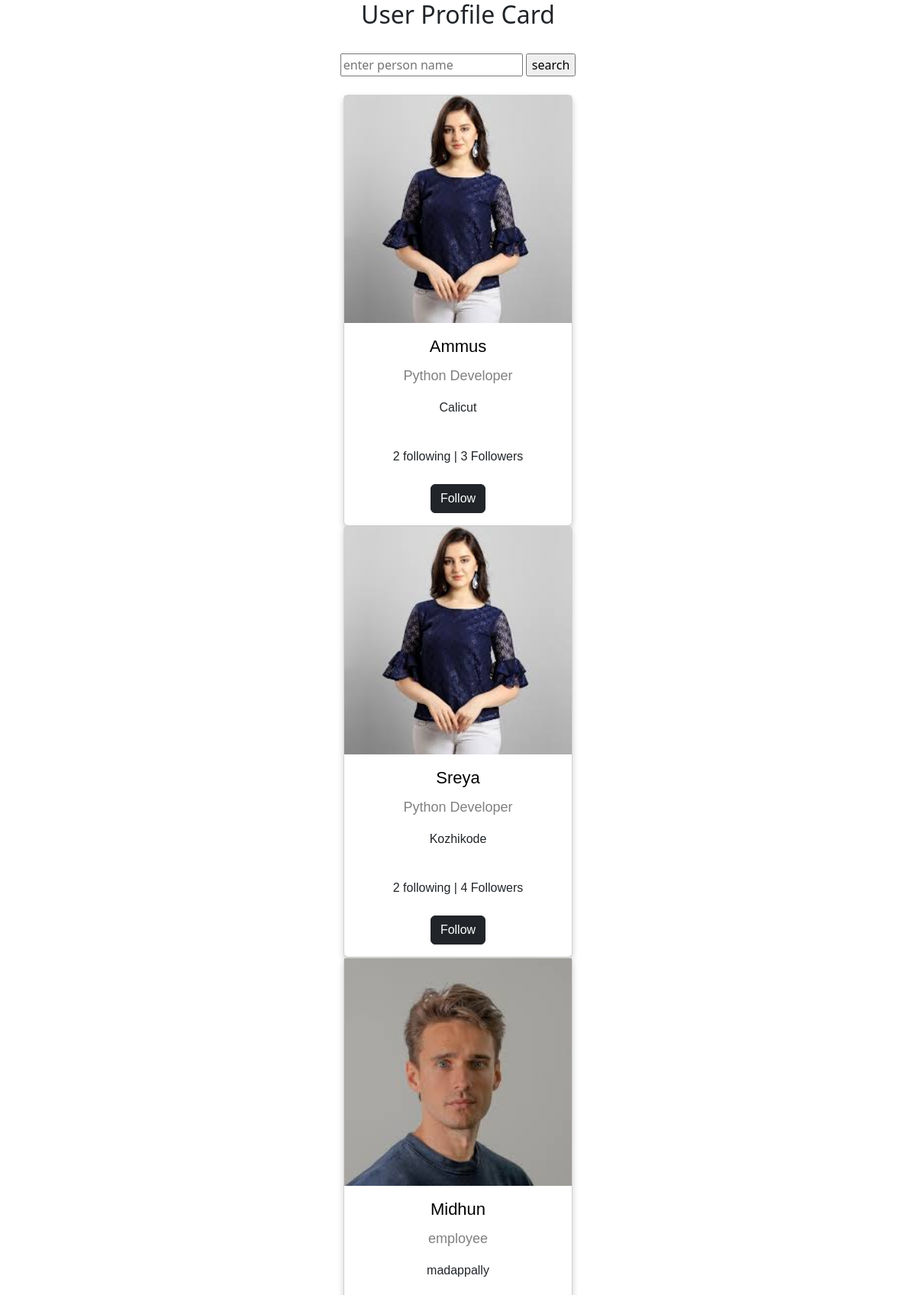
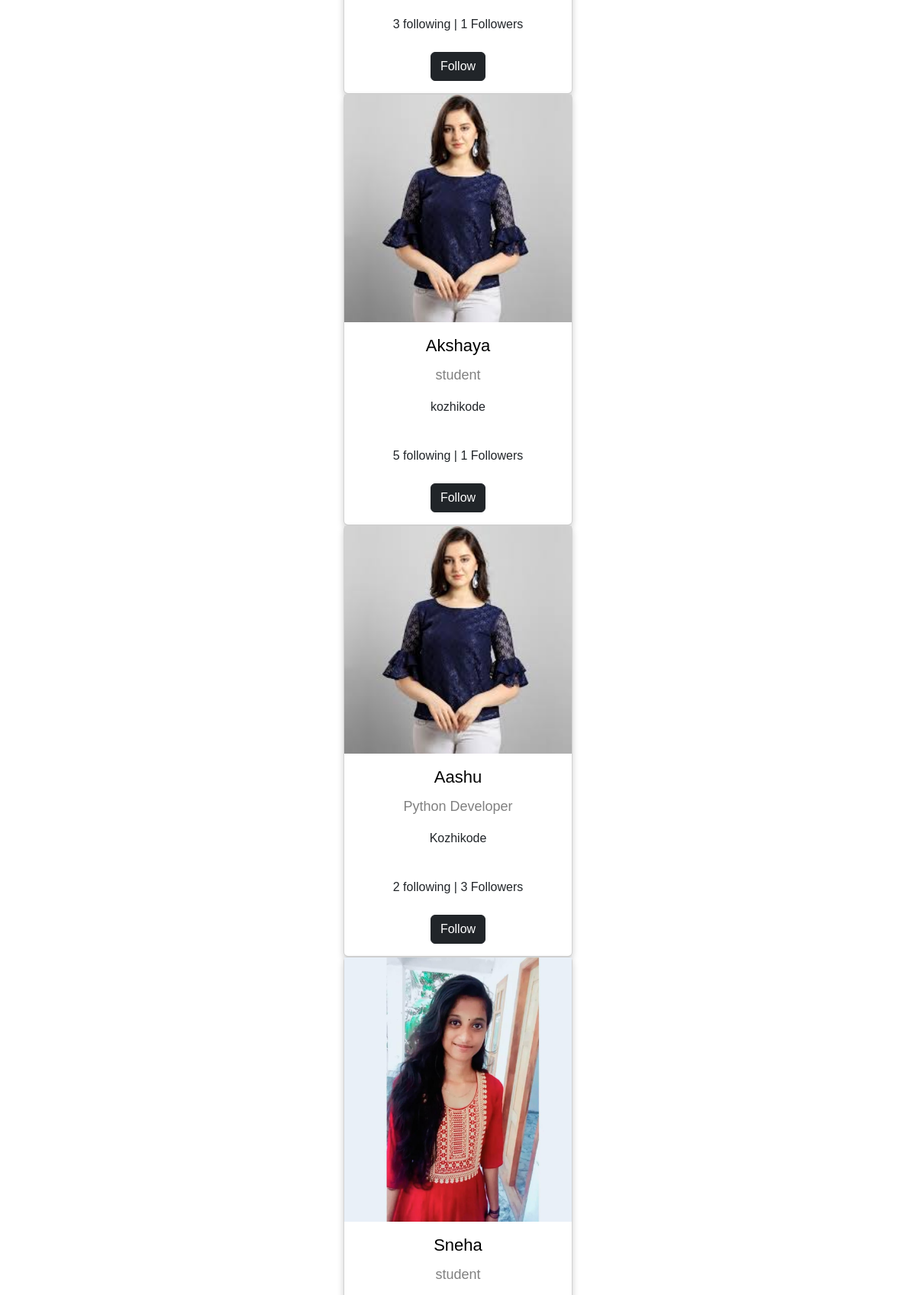
/profile/all/ (signed in, upper part), run on the app's committed database (2 pictures, top to bottom).
### myapp/models.py (models this page shows, shortened)
class UserProfile(models.Model):
    user=models.OneToOneField(User,on_delete=models.CASCADE,related_name="profile")
    profile_pic=models.ImageField(upload_to="profilepics",blank=True,default='/profilepics/default.png')
    bio=models.CharField(max_length=200,null=True)
    address=models.CharField(max_length=200,null=True)
    dob=models.DateTimeField(null=True)
    following=models.ManyToManyField("self",related_name="followed_by",symmetrical=False)
    created_date=models.DateTimeField(auto_now_add=True)
    cover_pic=models.ImageField(upload_to="coverpic",blank=True,default="/profilepics/cover.jpg")
    def __str__(self):
        return self.user.username

### myapp/views.py (the view, shortened to what this page needs)
# urls.py: path('profile/all/',views.ProfileListView.as_view(),name="profilelist"),
@method_decorator(signin_required,name="dispatch")
class ProfileListView(ListView):
    model=UserProfile
    template_name="profile-list.html"
    context_object_name="profiles"
    def get_queryset(self):
        return UserProfile.objects.exclude(user=self.request.user)

### myapp/views.py (called while the page is built)
def signin_required(fn):
    def wrapper(request,*args,**kwargs):
        if not request.user.is_authenticated:
            messages.error(request,"please login")
            return redirect("signin")
        return fn(request,*args,**kwargs)
    return wrapper

### myapp/templates/profile-list.html (shortened to what this page needs)
<!DOCTYPE html>
<html>
<head>
  <link rel="stylesheet" href="https://cdnjs.cloudflare.com/ajax/libs/font-awesome/4.7.0/css/font-awesome.min.css">
  <link href="https://cdn.jsdelivr.net/npm/bootstrap@5.3.0-alpha3/dist/css/bootstrap.min.css" rel="stylesheet"
>
</head>
<body>
  <h2 style="text-align:center">User Profile Card</h2>
  <form action="" method="post">
    <div class="text-center p-4 " >
    <input type="text" name="username" placeholder="enter person name">
      <input type="submit" value="search" >
    </div>
  </form>
  {%for profile in profiles%}
  <div class="card">
    {%if profile.profile_pic%}
    <img src="{{profile.profile_pic.url}}" alt="John" style="width:100%">
    {%endif%}
    <h1> <a href="{%url 'profiledetail' profile.id%}">{{profile}} </a></h1>
    <p class="title">{{profile.bio}}</p>
    <p>{{profile.address}}</p>
    <div style="margin: 24px 0;">
      {{profile.following.all.count}} following |
      {{profile.followed_by.all.count}} Followers
    </div>
    <p>
      {%if request.user.profile in profile.followed_by.all%}
      <a href="{%url 'unfollow' profile.id%}" class="btn btn-dark">unfollow</a>
      {%else%}
      <a href="{%url 'follow' profile.id%}" class="btn btn-dark">Follow</a>
      {%endif%}
    </p>
  </div>
  {%endfor%}
</body>
</html>

### myapp/templates/profile-list.html (style rules this page uses)
.card { box-shadow: 0 4px 8px 0 rgba(0, 0, 0, 0.2); max-width: 300px; margin: auto; text-align: center; font-family: arial; }
.title { color: grey; font-size: 18px; }
a { text-decoration: none; font-size: 22px; color: black; }

### data on the page
UserProfile: profile_pic (picture), user.username "Ammus", bio "Python Developer", address "Calicut", following.all.count "2", followed_by.all.count "3", shows "Follow"
UserProfile: profile_pic (picture), user.username "Sreya", bio "Python Developer", address "Kozhikode", following.all.count "2", followed_by.all.count "4", shows "Follow"
UserProfile: profile_pic (picture), user.username "Midhun", bio "employee", address "madappally", following.all.count "3", followed_by.all.count "1", shows "Follow"
UserProfile: profile_pic (picture), user.username "Akshaya", bio "student", address "kozhikode", following.all.count "5", followed_by.all.count "1", shows "Follow"
UserProfile: profile_pic (picture), user.username "Aashu", bio "Python Developer", address "Kozhikode", following.all.count "2", followed_by.all.count "3", shows "Follow"
UserProfile: profile_pic (picture), user.username "Sneha", bio "student"
